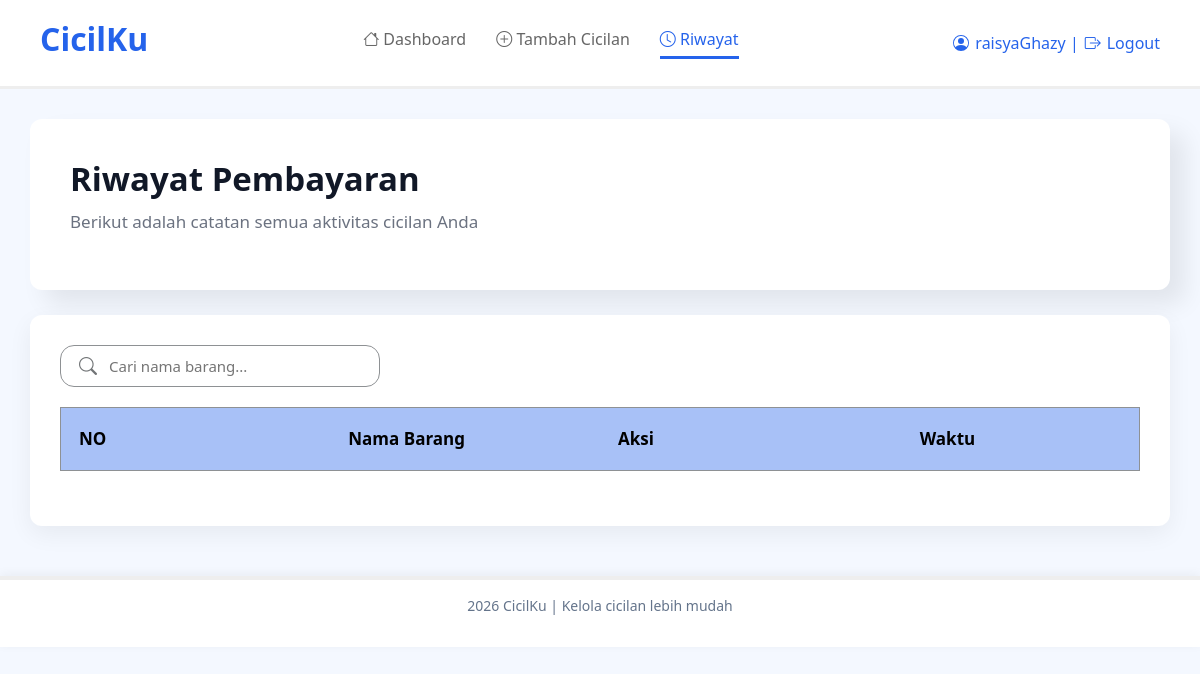
The app's page /riwayat.php (signed in), older data.
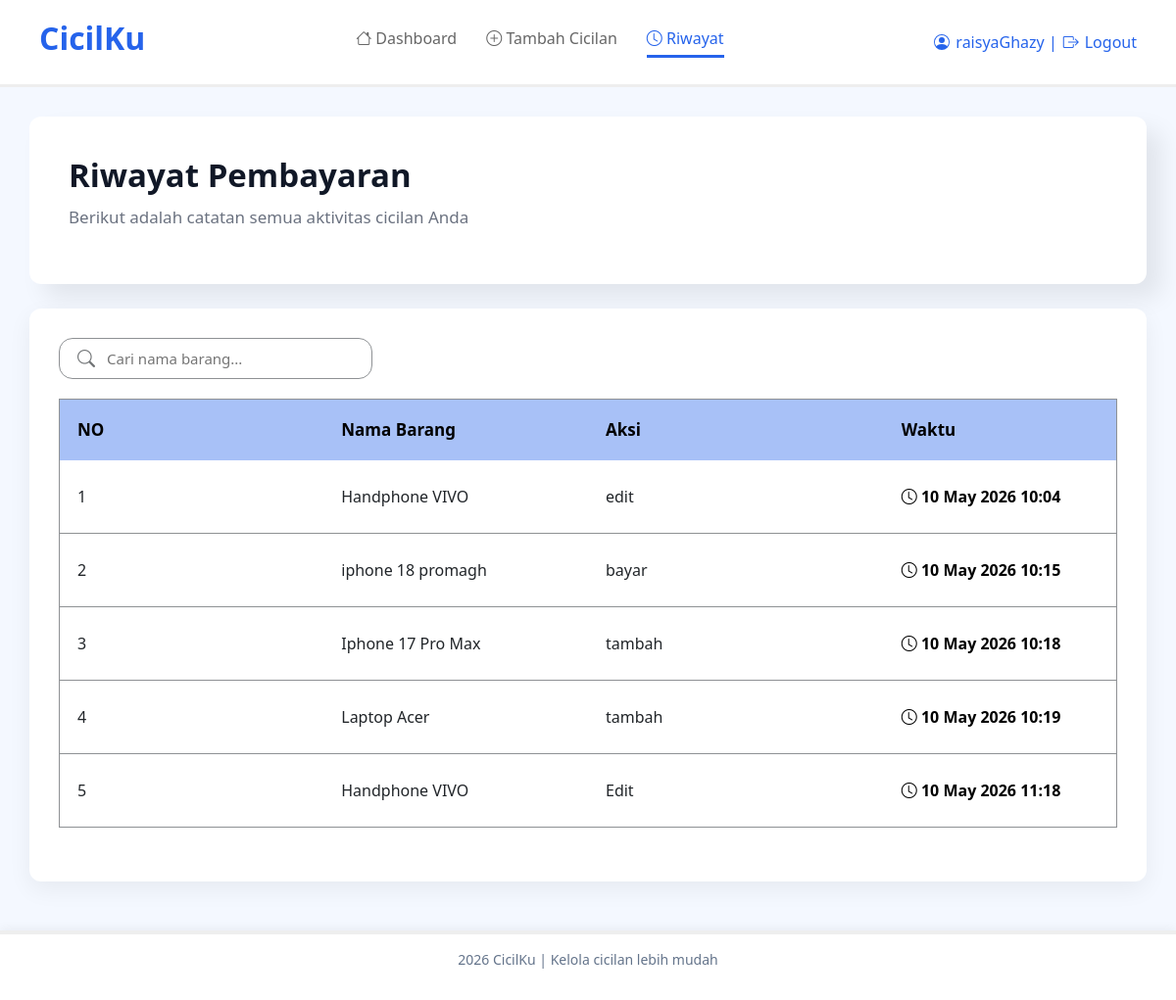
The same page, newer data.
### tables this page shows
CREATE TABLE `riwayat` (
  `id_riwayat` int(11) NOT NULL,
  `id_cicilan` int(11) DEFAULT NULL,
  `aksi` varchar(50) DEFAULT NULL,
  `waktu` timestamp NOT NULL DEFAULT current_timestamp()
);

CREATE TABLE `cicilan` (
  `id_cicilan` int(11) NOT NULL,
  `nama_cicilan` varchar(100) DEFAULT NULL,
  `total_harga` int(11) DEFAULT NULL,
  `terbayar` int(11) DEFAULT NULL,
  `sisa_hutang` int(11) DEFAULT NULL,
  `status` varchar(20) DEFAULT NULL,
  `tenor` int(11) DEFAULT NULL,
  `id_user` int(11) DEFAULT NULL
);

### riwayat.php (the view, shortened to what this page needs)
<?php
include 'koneksi.php';
$id_user = $_SESSION['id_user'];
$data = mysqli_query($koneksi, "SELECT riwayat.*,cicilan.nama_cicilan FROM riwayat JOIN cicilan ON riwayat.id_cicilan = cicilan.id_cicilan WHERE cicilan.id_user ='$id_user' ORDER BY riwayat.waktu ASC");
?>
<!DOCTYPE html>
<html>
<head>
   <link href="https://cdn.jsdelivr.net/npm/bootstrap@5.3.8/dist/css/bootstrap.min.css" rel="stylesheet">
    <link href="https://cdn.jsdelivr.net/npm/bootstrap-icons/font/bootstrap-icons.css" rel="stylesheet">
   <link rel="stylesheet" href="style.css">
</head>
<body>
  <header class="header">
     <h2>CicilKu</h2>
     <div class="menu">
        <a href="dashboard.php"><i class="bi bi-house"></i> Dashboard</a>
        <a href="tambah.php"><i class="bi bi-plus-circle"></i> Tambah Cicilan</a>
        <a href="riwayat.php" class="active"> <i class="bi bi-clock"></i> Riwayat</a>
</div>
    <div class="logout">
    <div class="logout-link">
   <?php
if(isset($_SESSION['username'])){
    echo $_SESSION['username'];
    ?>
     |
     <a href="logout.php" class="logout-link">
        <i class="bi bi-box-arrow-right"></i> Logout
</a>
     <?php
    } else {
    echo "Guest";
}
?>
</div>
    </header>
<div class="riwayat-card">
    <div class="riwayat-banner">
        <div>
    <h2>Riwayat Pembayaran</h2>
    <p> Berikut adalah catatan semua aktivitas cicilan Anda </p>
        </div>
    </div>
    <div class="riwayat-box">
        <div class="riwayat-top">
            <form method="GET" class="search-riwayat">
                <i class="bi bi-search"></i>
                <input type="text" name="cari" placeholder="Cari nama barang...">
            </form>
        <table class="riwayat-table">
        <thead>
            <tr>
                <th>NO</th>
                <th>Nama Barang</th>
                <th>Aksi</th>
                <th>Waktu</th>
            </tr>
        </thead>
            <tbody>
<?php $no=1; ?>
<?php while($row=mysqli_fetch_assoc($data)) { ?>
             <tr>
                <td><?= $no++ ?></td>
                <td class="nama-barang"><?= $row['nama_cicilan'] ?></td>
                <td><?= $row['aksi'] ?></td>
                <td class="waktu">
                    <i class="bi bi-clock"></i>
                        <?= date('d M Y H:i', strtotime($row['waktu'])) ?></td>
            </tr>
            <?php } ?>
</tbody>
        </table>
</div>
</div>
</div>
 <footer class="footer">
    <p> 2026 CicilKu | Kelola cicilan lebih mudah</p>
</footer>
</body>
</html>

Row changes from the older to the newer data that the page shows:
added riwayat: id_cicilan.nama_cicilan "Handphone VIVO", aksi "edit", waktu "10 May 2026 10:04"
added riwayat: id_cicilan.nama_cicilan "iphone 18 promagh", aksi "bayar", waktu "10 May 2026 10:15"
added riwayat: id_cicilan.nama_cicilan "Iphone 17 Pro Max", aksi "tambah", waktu "10 May 2026 10:18"
added riwayat: id_cicilan.nama_cicilan "Laptop Acer", aksi "tambah", waktu "10 May 2026 10:19"
added riwayat: id_cicilan.nama_cicilan "Handphone VIVO", aksi "Edit", waktu "10 May 2026 11:18"
